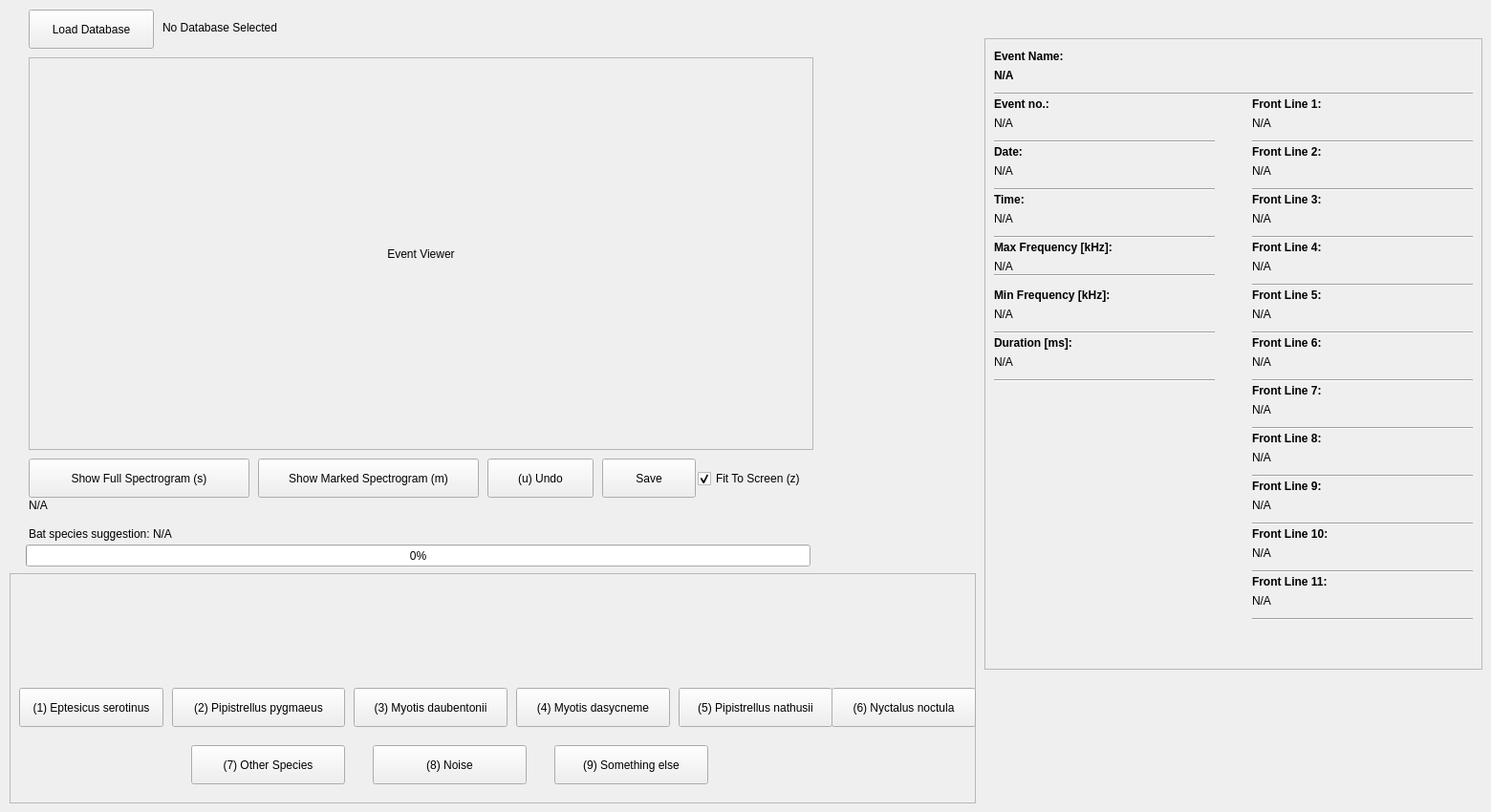
    <widget class="QWidget" name="tab_label_species">
     <attribute name="title">
      <string>Label Species</string>
     </attribute>
     <widget class="QPushButton" name="button_loaddatabase">
      <property name="geometry">
       <rect>
        <x>30</x>
        <y>10</y>
        <width>131</width>
        <height>41</height>
       </rect>
      </property>
      <property name="text">
       <string>Load Database</string>
      </property>
     </widget>
     <widget class="QLabel" name="label_database_name">
      <property name="geometry">
       <rect>
        <x>170</x>
        <y>20</y>
        <width>611</width>
        <height>17</height>
       </rect>
      </property>
      <property name="text">
       <string>No Database Selected</string>
      </property>
     </widget>
     <widget class="QFrame" name="frame_status">
      <property name="geometry">
       <rect>
        <x>1030</x>
        <y>40</y>
        <width>521</width>
        <height>661</height>
       </rect>
      </property>
      <property name="sizePolicy">
       <sizepolicy hsizetype="Preferred" vsizetype="Preferred">
        <horstretch>0</horstretch>
        <verstretch>0</verstretch>
       </sizepolicy>
      </property>
      <property name="frameShape">
       <enum>QFrame::StyledPanel</enum>
      </property>
      <property name="frameShadow">
       <enum>QFrame::Raised</enum>
      </property>
      <widget class="QLabel" name="label_ConstEventName">
       <property name="geometry">
        <rect>
         <x>10</x>
         <y>10</y>
         <width>241</width>
         <height>17</height>
        </rect>
       </property>
       <property name="font">
        <font>
         <weight>75</weight>
         <bold>true</bold>
        </font>
       </property>
       <property name="text">
        <string>Event Name:</string>
       </property>
      </widget>
      <widget class="Line" name="line">
       <property name="geometry">
        <rect>
         <x>10</x>
         <y>50</y>
         <width>501</width>
         <height>16</height>
        </rect>
       </property>
       <property name="orientation">
        <enum>Qt::Horizontal</enum>
       </property>
      </widget>
      <widget class="QLabel" name="label_ConstEventNo">
       <property name="geometry">
        <rect>
         <x>10</x>
         <y>60</y>
         <width>241</width>
         <height>17</height>
        </rect>
       </property>
       <property name="font">
        <font>
         <weight>75</weight>
         <bold>true</bold>
        </font>
       </property>
       <property name="text">
        <string>Event no.:</string>
       </property>
      </widget>
      <widget class="Line" name="line_2">
       <property name="geometry">
        <rect>
         <x>10</x>
         <y>100</y>
         <width>231</width>
         <height>16</height>
        </rect>
       </property>
       <property name="orientation">
        <enum>Qt::Horizontal</enum>
       </property>
      </widget>
      <widget class="QLabel" name="label_ConstDate">
       <property name="geometry">
        <rect>
         <x>10</x>
         <y>110</y>
         <width>241</width>
         <height>17</height>
        </rect>
       </property>
       <property name="font">
        <font>
         <weight>75</weight>
         <bold>true</bold>
        </font>
       </property>
       <property name="text">
        <string>Date:</string>
       </property>
      </widget>
      <widget class="Line" name="line_3">
       <property name="geometry">
        <rect>
         <x>10</x>
         <y>150</y>
         <width>231</width>
         <height>16</height>
        </rect>
       </property>
       <property name="orientation">
        <enum>Qt::Horizontal</enum>
       </property>
      </widget>
      <widget class="QLabel" name="label_EventName">
       <property name="geometry">
        <rect>
         <x>10</x>
         <y>30</y>
         <width>281</width>
         <height>17</height>
        </rect>
       </property>
       <property name="font">
        <font>
         <pointsize>9</pointsize>
         <weight>75</weight>
         <bold>true</bold>
        </font>
       </property>
       <property name="text">
        <string>N/A</string>
       </property>
      </widget>
      <widget class="QLabel" name="label_EventNo">
       <property name="geometry">
        <rect>
         <x>10</x>
         <y>80</y>
         <width>231</width>
         <height>17</height>
        </rect>
       </property>
       <property name="text">
        <string>N/A</string>
       </property>
      </widget>
      <widget class="QLabel" name="label_Date">
       <property name="geometry">
        <rect>
         <x>10</x>
         <y>130</y>
         <width>231</width>
         <height>17</height>
        </rect>
       </property>
       <property name="text">
        <string>N/A</string>
       </property>
      </widget>
      <widget class="Line" name="line_4">
       <property name="geometry">
        <rect>
         <x>10</x>
         <y>300</y>
         <width>231</width>
         <height>16</height>
        </rect>
       </property>
       <property name="orientation">
        <enum>Qt::Horizontal</enum>
       </property>
      </widget>
      <widget class="QLabel" name="label_maxFreq">
       <property name="geometry">
        <rect>
         <x>10</x>
         <y>230</y>
         <width>231</width>
         <height>17</height>
        </rect>
       </property>
       <property name="text">
        <string>N/A</string>
       </property>
      </widget>
      <widget class="QLabel" name="label_ConstMaxFreq">
       <property name="geometry">
        <rect>
         <x>10</x>
         <y>210</y>
         <width>241</width>
         <height>17</height>
        </rect>
       </property>
       <property name="font">
        <font>
         <weight>75</weight>
         <bold>true</bold>
        </font>
       </property>
       <property name="text">
        <string>Max Frequency [kHz]:</string>
       </property>
      </widget>
      <widget class="QLabel" name="label_MinFreq">
       <property name="geometry">
        <rect>
         <x>10</x>
         <y>280</y>
         <width>231</width>
         <height>17</height>
        </rect>
       </property>
       <property name="text">
        <string>N/A</string>
       </property>
      </widget>
      <widget class="Line" name="line_5">
       <property name="geometry">
        <rect>
         <x>10</x>
         <y>240</y>
         <width>231</width>
         <height>16</height>
        </rect>
       </property>
       <property name="orientation">
        <enum>Qt::Horizontal</enum>
       </property>
      </widget>
      <widget class="QLabel" name="label_ConstMinFreq">
       <property name="geometry">
        <rect>
         <x>10</x>
         <y>260</y>
         <width>241</width>
         <height>17</height>
        </rect>
       </property>
       <property name="font">
        <font>
         <weight>75</weight>
         <bold>true</bold>
        </font>
       </property>
       <property name="text">
        <string>Min Frequency [kHz]:</string>
       </property>
      </widget>
      <widget class="QLabel" name="label_ConstDuration">
       <property name="geometry">
        <rect>
         <x>10</x>
         <y>310</y>
         <width>241</width>
         <height>17</height>
        </rect>
       </property>
       <property name="font">
        <font>
         <weight>75</weight>
         <bold>true</bold>
        </font>
       </property>
       <property name="text">
        <string>Duration [ms]:</string>
       </property>
      </widget>
      <widget class="Line" name="line_6">
       <property name="geometry">
        <rect>
         <x>10</x>
         <y>350</y>
         <width>231</width>
         <height>16</height>
        </rect>
       </property>
       <property name="orientation">
        <enum>Qt::Horizontal</enum>
       </property>
      </widget>
      <widget class="QLabel" name="label_Duration">
       <property name="geometry">
        <rect>
         <x>10</x>
         <y>330</y>
         <width>231</width>
         <height>17</height>
        </rect>
       </property>
       <property name="text">
        <string>N/A</string>
       </property>
      </widget>
      <widget class="QLabel" name="label_ConstFrontLine_1">
       <property name="geometry">
        <rect>
         <x>280</x>
         <y>60</y>
         <width>241</width>
         <height>17</height>
        </rect>
       </property>
       <property name="font">
        <font>
         <weight>75</weight>
         <bold>true</bold>
        </font>
       </property>
       <property name="text">
        <string>Front Line 1:</string>
       </property>
      </widget>
      <widget class="Line" name="line_7">
       <property name="geometry">
        <rect>
         <x>280</x>
         <y>100</y>
         <width>231</width>
         <height>16</height>
        </rect>
       </property>
       <property name="orientation">
        <enum>Qt::Horizontal</enum>
       </property>
      </widget>
      <widget class="QLabel" name="label_FrontLine_1">
       <property name="geometry">
        <rect>
         <x>280</x>
         <y>80</y>
         <width>231</width>
         <height>17</height>
        </rect>
       </property>
       <property name="text">
        <string>N/A</string>
       </property>
      </widget>
      <widget class="QLabel" name="label_ConstFrontLine_2">
       <property name="geometry">
        <rect>
         <x>280</x>
         <y>110</y>
         <width>241</width>
         <height>17</height>
        </rect>
       </property>
       <property name="font">
        <font>
         <weight>75</weight>
         <bold>true</bold>
        </font>
       </property>
       <property name="text">
        <string>Front Line 2:</string>
       </property>
      </widget>
      <widget class="Line" name="line_8">
       <property name="geometry">
        <rect>
         <x>280</x>
         <y>150</y>
         <width>231</width>
         <height>16</height>
        </rect>
       </property>
       <property name="orientation">
        <enum>Qt::Horizontal</enum>
       </property>
      </widget>
      <widget class="QLabel" name="label_FrontLine_2">
       <property name="geometry">
        <rect>
         <x>280</x>
         <y>130</y>
         <width>231</width>
         <height>17</height>
        </rect>
       </property>
       <property name="text">
        <string>N/A</string>
       </property>
      </widget>
      <widget class="QLabel" name="label_ConstFrontLine_3">
       <property name="geometry">
        <rect>
         <x>280</x>
         <y>160</y>
         <width>241</width>
         <height>17</height>
        </rect>
       </property>
       <property name="font">
        <font>
         <weight>75</weight>
         <bold>true</bold>
        </font>
       </property>
       <property name="text">
        <string>Front Line 3:</string>
       </property>
      </widget>
      <widget class="Line" name="line_9">
       <property name="geometry">
        <rect>
         <x>280</x>
         <y>200</y>
         <width>231</width>
         <height>16</height>
        </rect>
       </property>
       <property name="orientation">
        <enum>Qt::Horizontal</enum>
       </property>
      </widget>
      <widget class="QLabel" name="label_FrontLine_3">
       <property name="geometry">
        <rect>
         <x>280</x>
         <y>180</y>
         <width>231</width>
         <height>17</height>
        </rect>
       </property>
       <property name="text">
        <string>N/A</string>
       </property>
      </widget>
      <widget class="QLabel" name="label_ConstFrontLine_4">
       <property name="geometry">
        <rect>
         <x>280</x>
         <y>210</y>
         <width>241</width>
         <height>17</height>
        </rect>
       </property>
       <property name="font">
        <font>
         <weight>75</weight>
         <bold>true</bold>
        </font>
       </property>
       <property name="text">
        <string>Front Line 4:</string>
       </property>
      </widget>
      <widget class="Line" name="line_10">
       <property name="geometry">
        <rect>
         <x>280</x>
         <y>250</y>
         <width>231</width>
         <height>16</height>
        </rect>
       </property>
       <property name="orientation">
        <enum>Qt::Horizontal</enum>
       </property>
      </widget>
      <widget class="QLabel" name="label_FrontLine_4">
       <property name="geometry">
        <rect>
         <x>280</x>
         <y>230</y>
         <width>231</width>
         <height>17</height>
        </rect>
       </property>
       <property name="text">
        <string>N/A</string>
       </property>
      </widget>
      <widget class="QLabel" name="label_ConstFrontLine_5">
       <property name="geometry">
        <rect>
         <x>280</x>
         <y>260</y>
         <width>241</width>
         <height>17</height>
        </rect>
       </property>
       <property name="font">
        <font>
         <weight>75</weight>
         <bold>true</bold>
        </font>
       </property>
       <property name="text">
        <string>Front Line 5:</string>
       </property>
      </widget>
      <widget class="Line" name="line_11">
       <property name="geometry">
        <rect>
         <x>280</x>
         <y>300</y>
         <width>231</width>
         <height>16</height>
        </rect>
       </property>
       <property name="orientation">
        <enum>Qt::Horizontal</enum>
       </property>
      </widget>
      <widget class="QLabel" name="label_FrontLine_5">
       <property name="geometry">
        <rect>
         <x>280</x>
         <y>280</y>
         <width>231</width>
         <height>17</height>
        </rect>
       </property>
       <property name="text">
        <string>N/A</string>
       </property>
      </widget>
      <widget class="QLabel" name="label_ConstFrontLine_6">
       <property name="geometry">
        <rect>
         <x>280</x>
         <y>310</y>
         <width>241</width>
         <height>17</height>
        </rect>
       </property>
       <property name="font">
        <font>
         <weight>75</weight>
         <bold>true</bold>
        </font>
       </property>
       <property name="text">
        <string>Front Line 6:</string>
       </property>
      </widget>
      <widget class="Line" name="line_12">
       <property name="geometry">
        <rect>
         <x>280</x>
         <y>350</y>
         <width>231</width>
         <height>16</height>
        </rect>
       </property>
       <property name="orientation">
        <enum>Qt::Horizontal</enum>
       </property>
      </widget>
      <widget class="QLabel" name="label_FrontLine_6">
       <property name="geometry">
        <rect>
         <x>280</x>
         <y>330</y>
         <width>231</width>
         <height>17</height>
        </rect>
       </property>
       <property name="text">
        <string>N/A</string>
       </property>
      </widget>
      <widget class="QLabel" name="label_ConstFrontLine_7">
       <property name="geometry">
        <rect>
         <x>280</x>
         <y>360</y>
         <width>241</width>
         <height>17</height>
        </rect>
       </property>
       <property name="font">
        <font>
         <weight>75</weight>
         <bold>true</bold>
        </font>
       </property>
       <property name="text">
        <string>Front Line 7:</string>
       </property>
      </widget>
      <widget class="Line" name="line_13">
       <property name="geometry">
        <rect>
         <x>280</x>
         <y>400</y>
         <width>231</width>
         <height>16</height>
        </rect>
       </property>
       <property name="orientation">
        <enum>Qt::Horizontal</enum>
       </property>
      </widget>
      <widget class="QLabel" name="label_FrontLine_7">
       <property name="geometry">
        <rect>
         <x>280</x>
         <y>380</y>
         <width>231</width>
         <height>17</height>
        </rect>
       </property>
       <property name="text">
        <string>N/A</string>
       </property>
      </widget>
      <widget class="QLabel" name="label_ConstFrontLine_8">
       <property name="geometry">
        <rect>
         <x>280</x>
         <y>410</y>
         <width>241</width>
         <height>17</height>
        </rect>
       </property>
       <property name="font">
        <font>
         <weight>75</weight>
         <bold>true</bold>
        </font>
       </property>
       <property name="text">
        <string>Front Line 8:</string>
       </property>
      </widget>
      <widget class="Line" name="line_14">
       <property name="geometry">
        <rect>
         <x>280</x>
         <y>450</y>
         <width>231</width>
         <height>16</height>
        </rect>
       </property>
       <property name="orientation">
        <enum>Qt::Horizontal</enum>
       </property>
      </widget>
      <widget class="QLabel" name="label_FrontLine_8">
       <property name="geometry">
        <rect>
         <x>280</x>
         <y>430</y>
         <width>231</width>
         <height>17</height>
        </rect>
       </property>
       <property name="text">
        <string>N/A</string>
       </property>
      </widget>
      <widget class="QLabel" name="label_ConstFrontLine_9">
       <property name="geometry">
        <rect>
         <x>280</x>
         <y>460</y>
         <width>241</width>
         <height>17</height>
        </rect>
       </property>
       <property name="font">
        <font>
         <weight>75</weight>
         <bold>true</bold>
        </font>
       </property>
       <property name="text">
        <string>Front Line 9:</string>
       </property>
      </widget>
      <widget class="Line" name="line_15">
       <property name="geometry">
        <rect>
         <x>280</x>
         <y>500</y>
         <width>231</width>
         <height>16</height>
        </rect>
       </property>
       <property name="orientation">
        <enum>Qt::Horizontal</enum>
       </property>
      </widget>
      <widget class="QLabel" name="label_FrontLine_9">
       <property name="geometry">
        <rect>
         <x>280</x>
         <y>480</y>
         <width>231</width>
         <height>17</height>
        </rect>
       </property>
       <property name="text">
        <string>N/A</string>
       </property>
      </widget>
      <widget class="QLabel" name="label_ConstFrontLine_10">
       <property name="geometry">
        <rect>
         <x>280</x>
         <y>510</y>
         <width>241</width>
         <height>17</height>
        </rect>
       </property>
       <property name="font">
        <font>
         <weight>75</weight>
         <bold>true</bold>
        </font>
       </property>
       <property name="text">
        <string>Front Line 10:</string>
       </property>
      </widget>
      <widget class="Line" name="line_16">
       <property name="geometry">
        <rect>
         <x>280</x>
         <y>550</y>
         <width>231</width>
         <height>16</height>
        </rect>
       </property>
       <property name="orientation">
        <enum>Qt::Horizontal</enum>
       </property>
      </widget>
      <widget class="QLabel" name="label_FrontLine_10">
       <property name="geometry">
        <rect>
         <x>280</x>
         <y>530</y>
         <width>231</width>
         <height>17</height>
        </rect>
       </property>
       <property name="text">
        <string>N/A</string>
       </property>
      </widget>
      <widget class="QLabel" name="label_ConstTime">
       <property name="geometry">
        <rect>
         <x>10</x>
         <y>160</y>
         <width>66</width>
         <height>17</height>
        </rect>
       </property>
       <property name="font">
        <font>
         <weight>75</weight>
         <bold>true</bold>
        </font>
       </property>
       <property name="text">
        <string>Time:</string>
       </property>
      </widget>
      <widget class="Line" name="line_19">
       <property name="geometry">
        <rect>
         <x>10</x>
         <y>200</y>
         <width>231</width>
         <height>16</height>
        </rect>
       </property>
       <property name="orientation">
        <enum>Qt::Horizontal</enum>
       </property>
      </widget>
      <widget class="QLabel" name="label_time">
       <property name="geometry">
        <rect>
         <x>10</x>
         <y>180</y>
         <width>231</width>
         <height>17</height>
        </rect>
       </property>
       <property name="text">
        <string>N/A</string>
       </property>
      </widget>
      <widget class="QLabel" name="label_ConstFrontLine_11">
       <property name="geometry">
        <rect>
         <x>280</x>
         <y>560</y>
         <width>241</width>
         <height>17</height>
        </rect>
       </property>
       <property name="font">
        <font>
         <weight>75</weight>
         <bold>true</bold>
        </font>
       </property>
       <property name="text">
        <string>Front Line 11:</string>
       </property>
      </widget>
      <widget class="QLabel" name="label_FrontLine_11">
       <property name="geometry">
        <rect>
         <x>280</x>
         <y>580</y>
         <width>231</width>
         <height>17</height>
        </rect>
       </property>
       <property name="text">
        <string>N/A</string>
       </property>
      </widget>
      <widget class="Line" name="line_21">
       <property name="geometry">
        <rect>
         <x>280</x>
         <y>600</y>
         <width>231</width>
         <height>16</height>
        </rect>
       </property>
       <property name="orientation">
        <enum>Qt::Horizontal</enum>
       </property>
      </widget>
     </widget>
     <widget class="QFrame" name="frame_eventview">
      <property name="geometry">
       <rect>
        <x>30</x>
        <y>60</y>
        <width>821</width>
        <height>411</height>
       </rect>
      </property>
      <property name="frameShape">
       <enum>QFrame::StyledPanel</enum>
      </property>
      <property name="frameShadow">
       <enum>QFrame::Raised</enum>
      </property>
      <widget class="QLabel" name="label_imageshow">
       <property name="geometry">
        <rect>
         <x>0</x>
         <y>0</y>
         <width>821</width>
         <height>411</height>
        </rect>
       </property>
       <property name="text">
        <string>Event Viewer</string>
       </property>
       <property name="alignment">
        <set>Qt::AlignCenter</set>
       </property>
      </widget>
     </widget>
     <widget class="QFrame" name="frame_BatButtons">
      <property name="geometry">
       <rect>
        <x>10</x>
        <y>600</y>
        <width>1011</width>
        <height>241</height>
       </rect>
      </property>
      <property name="frameShape">
       <enum>QFrame::StyledPanel</enum>
      </property>
      <property name="frameShadow">
       <enum>QFrame::Raised</enum>
      </property>
      <widget class="QLabel" name="label_image_pipistrellusNathusii">
       <property name="geometry">
        <rect>
         <x>720</x>
         <y>30</y>
         <width>141</width>
         <height>91</height>
        </rect>
       </property>
       <property name="text">
        <string/>
       </property>
       <property name="pixmap">
        <pixmap>Images/PipistrellusNathusii.png</pixmap>
       </property>
      </widget>
      <widget class="QPushButton" name="button_noise">
       <property name="geometry">
        <rect>
         <x>380</x>
         <y>180</y>
         <width>161</width>
         <height>41</height>
        </rect>
       </property>
       <property name="text">
        <string>(8) Noise</string>
       </property>
      </widget>
      <widget class="QLabel" name="label_image_MyotisDasycneme">
       <property name="geometry">
        <rect>
         <x>560</x>
         <y>30</y>
         <width>141</width>
         <height>91</height>
        </rect>
       </property>
       <property name="text">
        <string/>
       </property>
       <property name="pixmap">
        <pixmap>Images/MyotisDasycneme.png</pixmap>
       </property>
      </widget>
      <widget class="QPushButton" name="button_MyotisDaubentonii">
       <property name="geometry">
        <rect>
         <x>360</x>
         <y>120</y>
         <width>161</width>
         <height>41</height>
        </rect>
       </property>
       <property name="text">
        <string>(3) Myotis daubentonii</string>
       </property>
      </widget>
      <widget class="QLabel" name="label_image_PipistrellusPygmaeus">
       <property name="geometry">
        <rect>
         <x>200</x>
         <y>30</y>
         <width>141</width>
         <height>91</height>
        </rect>
       </property>
       <property name="text">
        <string/>
       </property>
       <property name="pixmap">
        <pixmap>Images/PipistrellusPygmaeus.png</pixmap>
       </property>
      </widget>
      <widget class="QLabel" name="label_image_MyotisDaubentonii">
       <property name="geometry">
        <rect>
         <x>390</x>
         <y>30</y>
         <width>141</width>
         <height>91</height>
        </rect>
       </property>
       <property name="text">
        <string/>
       </property>
       <property name="pixmap">
        <pixmap>Images/MyotisDaubentonii.png</pixmap>
       </property>
      </widget>
      <widget class="QPushButton" name="button_pipistrellusNathusii">
       <property name="geometry">
        <rect>
         <x>700</x>
         <y>120</y>
         <width>161</width>
         <height>41</height>
        </rect>
       </property>
       <property name="text">
        <string>(5) Pipistrellus nathusii</string>
       </property>
      </widget>
      <widget class="QLabel" name="label_image_EptesicusSerptinus">
       <property name="geometry">
        <rect>
         <x>20</x>
         <y>26</y>
         <width>141</width>
         <height>91</height>
        </rect>
       </property>
       <property name="text">
        <string/>
       </property>
       <property name="pixmap">
        <pixmap>Images/EptesicusSerotinus.png</pixmap>
       </property>
      </widget>
      <widget class="QPushButton" name="button_NyctalusNoctula">
       <property name="geometry">
        <rect>
         <x>860</x>
         <y>120</y>
         <width>151</width>
         <height>41</height>
        </rect>
       </property>
       <property name="text">
        <string>(6) Nyctalus noctula</string>
       </property>
      </widget>
      <widget class="QPushButton" name="button_MyotisDasycneme">
       <property name="geometry">
        <rect>
         <x>530</x>
         <y>120</y>
         <width>161</width>
         <height>41</height>
        </rect>
       </property>
       <property name="text">
        <string>(4) Myotis dasycneme</string>
       </property>
      </widget>
      <widget class="QPushButton" name="button_EptesicusSerotinus">
       <property name="geometry">
        <rect>
         <x>10</x>
         <y>120</y>
         <width>151</width>
         <height>41</height>
        </rect>
       </property>
       <property name="text">
        <string>(1) Eptesicus serotinus</string>
       </property>
      </widget>
      <widget class="QPushButton" name="button_PipistrellusPygmaeus">
       <property name="geometry">
        <rect>
         <x>170</x>
         <y>120</y>
         <width>181</width>
         <height>41</height>
        </rect>
       </property>
       <property name="text">
        <string>(2) Pipistrellus pygmaeus</string>
       </property>
      </widget>
      <widget class="QPushButton" name="button_OtherSpecies">
       <property name="enabled">
        <bool>true</bool>
       </property>
       <property name="geometry">
        <rect>
         <x>190</x>
         <y>180</y>
         <width>161</width>
         <height>41</height>
        </rect>
       </property>
       <property name="text">
        <string>(7) Other Species</string>
       </property>
      </widget>
      <widget class="QPushButton" name="button_SomethingElse">
       <property name="geometry">
        <rect>
         <x>570</x>
         <y>180</y>
         <width>161</width>
         <height>41</height>
        </rect>
       </property>
       <property name="text">
        <string>(9) Something else</string>
       </property>
      </widget>
      <widget class="QLabel" name="label_image_NyctalusNoctula">
       <property name="geometry">
        <rect>
         <x>880</x>
         <y>30</y>
         <width>141</width>
         <height>91</height>
        </rect>
       </property>
       <property name="text">
        <string/>
       </property>
       <property name="pixmap">
        <pixmap>Images/NyctalusNoctula.png</pixmap>
       </property>
      </widget>
     </widget>
     <widget class="QProgressBar" name="progressBar_eventLabel">
      <property name="geometry">
       <rect>
        <x>27</x>
        <y>570</y>
        <width>821</width>
        <height>23</height>
       </rect>
      </property>
      <property name="value">
       <number>0</number>
      </property>
     </widget>
     <widget class="QLabel" name="label_currentStatus">
      <property name="geometry">
       <rect>
        <x>30</x>
        <y>520</y>
        <width>621</width>
        <height>17</height>
       </rect>
      </property>
      <property name="text">
       <string>N/A</string>
      </property>
     </widget>
     <widget class="QCheckBox" name="checkBox_scaledZoom">
      <property name="geometry">
       <rect>
        <x>730</x>
        <y>490</y>
        <width>131</width>
        <height>22</height>
       </rect>
      </property>
      <property name="text">
       <string>Fit To Screen (z)</string>
      </property>
      <property name="checked">
       <bool>true</bool>
      </property>
     </widget>
     <widget class="QPushButton" name="button_ShowFullSpectrogram">
      <property name="geometry">
       <rect>
        <x>30</x>
        <y>480</y>
        <width>231</width>
        <height>41</height>
       </rect>
      </property>
      <property name="text">
       <string>Show Full Spectrogram (s)</string>
      </property>
     </widget>
     <widget class="QPushButton" name="button_ShowMarkedSpectrogram">
      <property name="geometry">
       <rect>
        <x>270</x>
        <y>480</y>
        <width>231</width>
        <height>41</height>
       </rect>
      </property>
      <property name="text">
       <string>Show Marked Spectrogram (m)</string>
      </property>
     </widget>
     <widget class="QPushButton" name="button_undo">
      <property name="geometry">
       <rect>
        <x>510</x>
        <y>480</y>
        <width>111</width>
        <height>41</height>
       </rect>
      </property>
      <property name="text">
       <string>(u) Undo</string>
      </property>
     </widget>
     <widget class="QLabel" name="label_BatSuggestion">
      <property name="geometry">
       <rect>
        <x>30</x>
        <y>550</y>
        <width>621</width>
        <height>17</height>
       </rect>
      </property>
      <property name="text">
       <string>Bat species suggestion: N/A</string>
      </property>
     </widget>
     <widget class="QPushButton" name="button_save">
      <property name="geometry">
       <rect>
        <x>630</x>
        <y>480</y>
        <width>98</width>
        <height>41</height>
       </rect>
      </property>
      <property name="text">
       <string>Save</string>
      </property>
     </widget>
    </widget>
